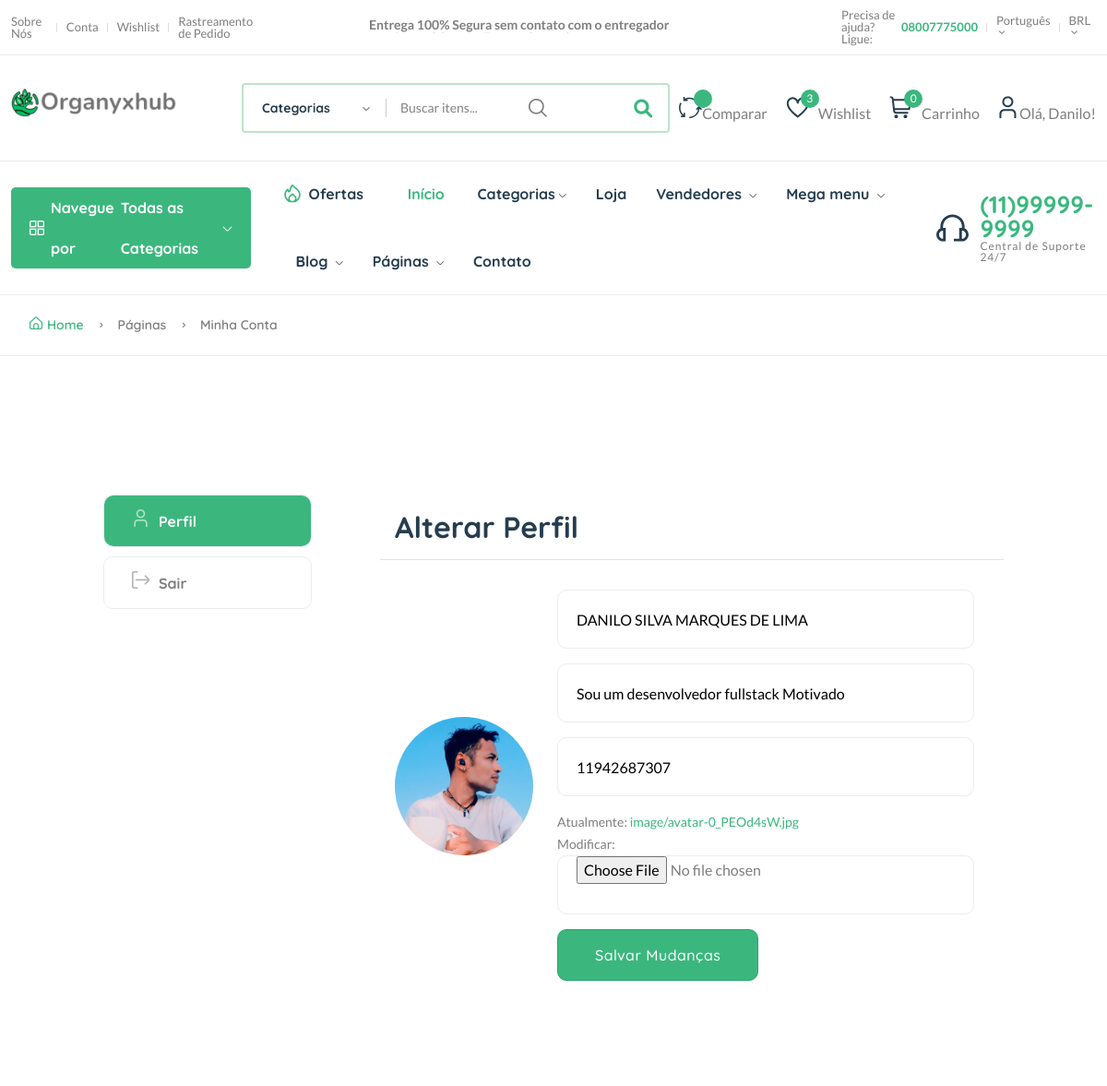
/user/profile/update/ (signed in, upper part), run on an earlier commit of the app's database.
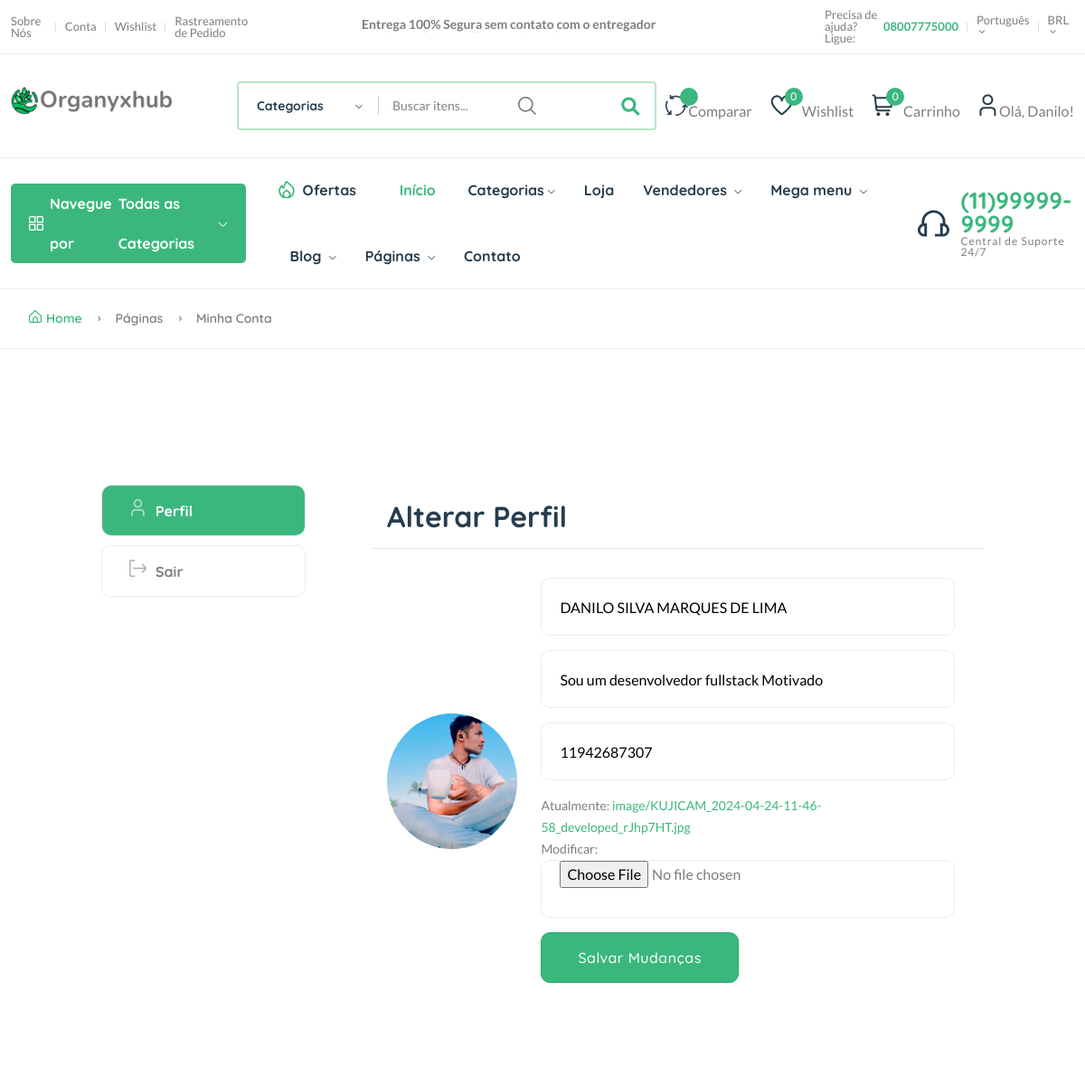
And on a later commit of the database.
### userauths/models.py (models this page shows, shortened)
class Profile(models.Model):
    user = models.OneToOneField(User, on_delete=models.CASCADE)
    imagem = models.ImageField(upload_to="image")
    nome = models.CharField(max_length=255, null=True,blank=True)
    bio = models.CharField(max_length=100, null=True, blank=True)
    telefone = models.CharField(max_length=200)
    verificado = models.BooleanField(default=False)

### userauths/views.py (the view)
# urls.py: path("profile/update/", views.profile_update, name="profile-update"),
def profile_update(request):
    profile = Profile.objects.get(user=request.user)
    if request.method == "POST":
        form = ProfileForm(request.POST, request.FILES, instance=profile)
        if form.is_valid():
           new_form = form.save(commit=False)
           new_form.user = request.user
           new_form.save()
           messages.success(request, "Prefil Atualizado com Sucesso.")
           return redirect("core:dashboard")
    else:
        form = ProfileForm(instance=profile)
    context = {
        "form": form,
        "profile": profile,
    }
    return render(request, "userauths/profile-edit.html", context)

### userauths/forms.py
class ProfileForm(forms.ModelForm):
    nome = forms.CharField(widget=forms.TextInput(attrs={"placeholder":"Nome de Usuário"}))
    bio = forms.CharField(widget=forms.TextInput(attrs={"placeholder":"Bio"}))
    telefone = forms.CharField(widget=forms.TextInput(attrs={"placeholder":"Telefone"}))
    class Meta:
        model = Profile
        fields = ['nome', 'imagem', 'bio', 'telefone']

### templates/userauths/profile-edit.html (shortened to what the changed rows need)
{% extends 'partials/base.html' %} {% load static %} {% block content %}
<main class="main pages">
    <div class="page-content pt-150 pb-150">
        <div class="container">
            <div class="row">
                <div class="col-lg-10 m-auto">
                    <div class="row">
                        <div class="col-md-9">
                            <div
                                class="tab-content account dashboard-content pl-50"
                            >
                                <div
                                    class="tab-pane fade active show"
                                    id="profile"
                                    role="tabpanel"
                                    aria-labelledby="profile-tab"
                                >
                                    <div class="card">
                                        <div
                                            class="card-body mb-2"
                                            style="
                                                display: flex;
                                                align-items: center;
                                                gap: 10px;
                                            "
                                        >
                                            <div>
                                                {% if profile.imagem %}
                                                <img
                                                    src="{{ profile.imagem.url }}"
                                                    style="
                                                        width: 150px;
                                                        object-fit: cover;
                                                        height: 150px;
                                                        border-radius: 50%;
                                                    "
                                                />
                                                {% endif %}
                                            </div>
                                            <div class="card-body mb-2">
                                                <form
                                                    action=""
                                                    method="POST"
                                                    enctype="multipart/form-data"
                                                >
                                                    <div class="mb-3">
                                                        {{form.nome}}
                                                    </div>
                                                    <div class="mb-3">
                                                        {{form.bio}}
                                                    </div>
                                                    <div class="mb-3">
                                                        {{form.telefone}}
                                                    </div>
                                                    <div class="mb-3">
                                                        {{form.imagem}}
                                                    </div>
                                                    <button
                                                        class="btn btn-success"
                                                        type="submit"
                                                    >
                                                        Salvar Mudanças
                                                    </button>
                                                </form>
                                            </div>
                                        </div>
                                    </div>
                                </div>
                            </div>
                        </div>
                    </div>
                </div>
            </div>
        </div>
    </div>
</main>
{% endblock content %}

### templates/partials/base.html (shortened to what the changed rows need)
{% load static %}
<!DOCTYPE html>
<html class="o-js" lang="pt-BR">
<head>
    <link rel="stylesheet" href="{% static 'assets/css/plugins/animate.min.css' %}" />
    <link rel="stylesheet" href="{% static 'assets/css/main.css' %}" />
    <link rel="stylesheet" href="https://cdnjs.cloudflare.com/ajax/libs/font-awesome/6.0.0/css/all.min.css"
 />
</head>
<body>
    <header class="header-area header-style-1 header-height-2">
        <div class="header-middle header-middle-ptb-1 d-none d-lg-block">
            <div class="container">
                <div class="header-wrap">
                    <div class="header-right">
                        <div class="header-action-right">
                            <div class="header-action-2">
                                <div class="header-action-icon-2">
                                    <a href="{% url 'core:wishlist' %}">
                                        <img class="svgInject" alt="Nest"
                                            src="{% static 'assets/imgs/theme/icons/icon-heart.svg' %}" />
                                        <span class="pro-count blue cart-items-count">{{wishlist.count}}</span>
                                    </a>
                                </div>
                            </div>
                        </div>
                    </div>
                </div>
            </div>
        </div>
    </header>
    {% block content %}
    {%endblock content %}
</body>
</html>

What changed in the data, as far as the page shows it:
changed Profile "DANILO SILVA MARQUES DE LIMA": imagem: a different picture
Also different on the page:
{{ wishlist.count }}: "3" → "0"
text no longer shown: "Atualmente: image/avatar-0_PEOd4sW.jpg Modificar:"
text now shown: "Atualmente: image/KUJICAM_2024-04-24-11-46-58_developed_rJhp7HT.jpg Modificar:"
